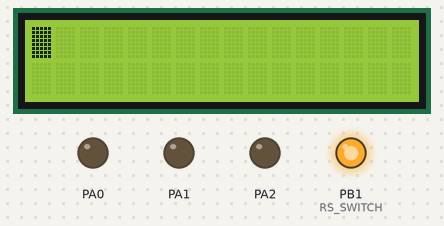
The program below on a simulated ATmega32, built with avr-gcc and emulated at 1 MHz. Shown: 16×2 character LCD, output pins drawn as LEDs (lit = HIGH). Wiring (inferred from the signals the program sends): character LCD (HD44780): RS PA3; R/W PB2; E PB3; data PA4, PA5, PA6, PA7. The character LCD is taken to start in 4-bit mode; pins used as bus, display or sensor lines are not drawn; what the program prints to the serial monitor is not drawn.

Above: at 1.0 s.
Timing chart, 0 to 2.5 s (numbered marks = the images above):
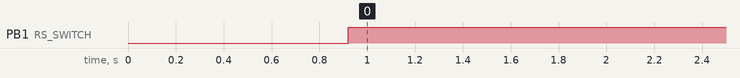

The program:

main.c
```c
/*
 * Lcd_Keypad_Drivers.c
 *
 * Created: 12/26/2022 3:39:57 PM
 * Author :Manal
 */

#include <avr/io.h>
#include "LCD_driver/lcd.h"
//#include "KEYPAD_driver/keypad.h"
#include "MCAL/UART.h"
int main(void)
{
	uint8_t x;
	LCD_INIT();
	//_delay_ms(10);
	//Keypad_init();
	UART_INIT();
	LCD_GOTO_XY(0,0);
	LCD_WRITE_STRING("UART TR");
	UART_Send('M');
	UART_Send('A');
	UART_Send('N');
	UART_Send('A');
	UART_Send('L');
	UART_SendNUMBER32(300);

	//char key_pressed;

        while (1)
    {
		//LCD_GOTO_XY(2,0);
		x=UART_Recieve();
		LCD_WRITE_CHAR(x);
		uint32_t y ;
		y=UART_ReciveNUMBER32();
		LCD_WRITE_CHAR(y);
		/*
		key_pressed = Keypad_getkey();
		switch(key_pressed){
			case 'A':
			break;
			case '?':
			LCD_clear_screen();
			break;
			default:
			LCD_WRITE_CHAR(key_pressed);
			break;
		}
			*/
		}
		return 0 ;
    }
```

lcd.c
```c
/*
 * lcd.c
 *
 * Created: 12/26/2022 3:43:23 PM
 *  Author: Manal
 */
#include "lcd.h"

void LCD_clear_screen(){
	LCD_WRITE_COMMAND(LCD_CLEAR_SCREEN);
}
void LCD_kick(){
	LCD_CTRL |= (1 << ENABLE_SWITCH);
	_delay_ms(50);
	LCD_CTRL &= ~(1 << ENABLE_SWITCH);
}

void LCD_check_lcd_isbusy(void)
{
	DataDIR_LCD_PORT &= ~(0xFF<<DATA_SHIFT); // data is input
	LCD_CTRL |=(1<<RW_SWITCH);//Read mode
	LCD_CTRL &= ~(1<<RS_SWITCH);//command off
	LCD_kick();
	DataDIR_LCD_PORT |=(0xFF<<DATA_SHIFT);
	LCD_CTRL &= ~(1<<RW_SWITCH);
}

void LCD_INIT()
{
	_delay_ms(20);
	DataDIR_LCD_CTRL |= (1<<ENABLE_SWITCH | 1<<RS_SWITCH | 1<<RW_SWITCH);
	LCD_CTRL &= ~ (1<<ENABLE_SWITCH | 1<<RS_SWITCH | 1<<RW_SWITCH);
	DataDIR_LCD_PORT =0xFF; //data in output direction
	LCD_clear_screen();

	#ifdef EIGHT_BIT_MODE
	 LCD_WRITE_COMMAND(LCD_FUNCTION_8BIT_2LINES);
	#endif

	#ifdef FOUR_BIT_MODE
	LCD_WRITE_COMMAND(0x02);
	LCD_WRITE_COMMAND(LCD_FUNCTION_4BIT_2LINES);
	#endif
	LCD_WRITE_COMMAND(LCD_ENTRY_MODE);
	LCD_WRITE_COMMAND(LCD_BEGIN_AT_FIRST_ROW);
	LCD_WRITE_COMMAND(LCD_DISP_ON_CURSOR_BLINK);

}

void LCD_WRITE_COMMAND(unsigned char command){
	#ifdef EIGHT_BIT_MODE
	LCD_check_lcd_isbusy();
	LCD_PORT = command;
	LCD_CTRL &= ~((1 << RS_SWITCH) | (1<<RW_SWITCH));
	_delay_ms(1);
	LCD_kick();
	#endif
	#ifdef FOUR_BIT_MODE
	LCD_check_lcd_isbusy();
	LCD_PORT = (LCD_PORT & 0x0F) | (command & 0xF0);
	LCD_CTRL &= ~ ((1<<RW_SWITCH)|(1<<RS_SWITCH));
	LCD_kick ();
	LCD_PORT = (LCD_PORT & 0x0F) | (command << 4);
	LCD_CTRL &= ~ ((1<<RW_SWITCH)|(1<<RS_SWITCH));
	LCD_kick();
	#endif
}

void LCD_WRITE_CHAR(unsigned char character){
	#ifdef EIGHT_BIT_MODE
	LCD_check_lcd_isbusy();
	LCD_PORT = character;
	LCD_CTRL &= ~(1 << RW_SWITCH);
	LCD_CTRL |= (1 << RS_SWITCH);
	_delay_ms(1);
	LCD_kick();
	#endif
	#ifdef FOUR_BIT_MODE
	//LCD_check_lcd_isbusy();
	LCD_PORT = (LCD_PORT & 0x0F) | (character & 0xF0);
	LCD_CTRL |= 1<<RS_SWITCH; //turn RS ON for Data mode.
	LCD_CTRL &= ~ (1<<RW_SWITCH);//turn RW off so you can write.
	LCD_kick();
	LCD_PORT = (LCD_PORT & 0x0F) | (character << 4);
	LCD_CTRL |= 1<<RS_SWITCH; //turn RS ON for Data mode.
	LCD_CTRL &= ~ (1<<RW_SWITCH);//turn RW off so you can write.
	LCD_kick ();
	#endif
}

void LCD_GOTO_XY(unsigned char line, unsigned char position){
	if (line == 1)
	{
		if (position < 16 && position >= 0)
		{
			LCD_WRITE_COMMAND(LCD_BEGIN_AT_FIRST_ROW+position);
		}
	}
	if (line == 2)
	{
		if (position < 16 && position >= 0)
		{
			LCD_WRITE_COMMAND(LCD_BEGIN_AT_SECOND_ROW+position);
		}
	}
}

void LCD_WRITE_STRING(char* string){
	int count = 0;
	while (*string > 0){
		count++;
		LCD_WRITE_CHAR(*string++);
		if (count == 16)
		{
			LCD_GOTO_XY(2,0);
		}
		else if (count == 32)
		{
			LCD_clear_screen();
			LCD_GOTO_XY(1,0);
			count = 0;
		}
	}
}

void LCD_custom_characters(void)
{
	LCD_WRITE_COMMAND(64);
	LCD_WRITE_CHAR(0);
	LCD_WRITE_CHAR(14);
	LCD_WRITE_CHAR(17);
	LCD_WRITE_CHAR(2);
	LCD_WRITE_CHAR(4);
	LCD_WRITE_CHAR(4);
	LCD_WRITE_CHAR(0);
	LCD_WRITE_CHAR(4);
	LCD_WRITE_COMMAND(LCD_BEGIN_AT_FIRST_ROW);
	LCD_WRITE_CHAR(0);
	_delay_ms(10);
}
```

lcd.h
```c
/*
 * lcd.h
 *
 * Created: 12/26/2022 3:43:05 PM
 *  Author: Manal
 */


#ifndef LCD_H_
#define LCD_H_

#define F_CPU 1000000UL

#include<avr/io.h>
#include<util/delay.h>

#define LCD_PORT PORTA
#define DataDIR_LCD_PORT DDRA
#define LCD_CTRL PORTB
#define DataDIR_LCD_CTRL DDRB

#define RS_SWITCH 1
#define RW_SWITCH 2
#define ENABLE_SWITCH 3
#define DATA_SHIFT 4 // in 8 bit mode 0 and in 4 bit mode 4

//#define EIGHT_BIT_MODE
#define FOUR_BIT_MODE


#define LCD_FUNCTION_8BIT_2LINES   					(0x38)
#define LCD_FUNCTION_4BIT_2LINES   					(0x28)
#define LCD_MOVE_DISP_RIGHT       					(0x1C)
#define LCD_MOVE_DISP_LEFT   						(0x18)
#define LCD_MOVE_CURSOR_RIGHT   					(0x14)
#define LCD_MOVE_CURSOR_LEFT 	  					(0x10)
#define LCD_DISP_OFF   								(0x08)
#define LCD_DISP_ON_CURSOR   						(0x0E)
#define LCD_DISP_ON_CURSOR_BLINK   					(0x0F)
#define LCD_DISP_ON_BLINK   						(0x0D)
#define LCD_DISP_ON   								(0x0C)
#define LCD_ENTRY_DEC   							(0x04)
#define LCD_ENTRY_DEC_SHIFT   						(0x05)
#define LCD_ENTRY_INC_   							(0x06)
#define LCD_ENTRY_INC_SHIFT   						(0x07)
#define LCD_BEGIN_AT_FIRST_ROW						(0x80)
#define LCD_BEGIN_AT_SECOND_ROW						(0xC0)
#define LCD_CLEAR_SCREEN							(0x01)
#define LCD_ENTRY_MODE								(0x06)


void LCD_INIT();
void LCD_WRITE_COMMAND(unsigned char command);
void LCD_WRITE_CHAR(unsigned char character);
void LCD_WRITE_STRING(char* string);
void LCD_check_lcd_isbusy(void);
void LCD_lcd_kick(void);
void LCD_clear_screen();
void LCD_GOTO_XY(unsigned char line, unsigned char position);
void LCD_custom_characters(void);


#endif /* LCD_H_ */
```

UART.c
```c
/*
 * UART.c
 *
 * Created: 1/10/2023 1:41:09 AM
 *  Author: MANAL
 */

 //Functions
 #include "UART.h"
 void UART_INIT(void)
 {
	  //baudrate
	  UBRRL = 51 ;
	  //normal mode
	  CLR_BIT(UCSRA,U2X);


	 //frame
	 //no parity by default
	 //8 bit data by default

	 //enable
	 SET_BIT(UCSRB,TXEN);
	 SET_BIT(UCSRB,RXEN);
 }
 void UART_Send(uint8_t data)
 {
	 while (! READ_BIT(UCSRA,UDRE));
	 UDR = data;

 }
 uint8_t UART_Recieve(void)
 {
	  while (! READ_BIT(UCSRA,RXC));
	return  UDR ;

 }

void UART_SendNUMBER32(uint32_t num)
{
	/*
	UART_Send((uint8_t)num);
	UART_Send((uint8_t)(num>>8));
	UART_Send((uint8_t)(num>>16));
	UART_Send((uint8_t)(num>>24));
	*/
	uint8_t* p =&num ;
	UART_Send(p[0]);
	UART_Send(p[1]);
	UART_Send(p[2]);
	UART_Send(p[3]);
}


uint32_t UART_ReciveNUMBER32(void)
{
	/*
	uint8_t b1 = UART_Recieve();
	uint8_t b2 = UART_Recieve();
	uint8_t b3 = UART_Recieve();
	uint8_t b4 = UART_Recieve();
	uint32_t num = (uint32_t)b1|(uint32_t)(b2<<8) | (uint32_t)(b3<<16) | (uint32_t)(b4<<24);

	*/
	uint32_t num ;
	uint8_t* p =&num ;

	p[0] = UART_Recieve();
	p[1] = UART_Recieve();
	p[2] = UART_Recieve();
	p[3] = UART_Recieve();

	return num ;
}
```

UART.h
```c
/*
 * UART.h
 *
 * Created: 1/10/2023 1:42:15 AM
 *  Author: MANAL
 */


#ifndef UART_H_
#define UART_H_

#define F_CPU 1000000UL

#include<avr/io.h>
#include<util/delay.h>

#define CLR_BIT(REG,BIT)   REG&= ~(1<<BIT)
#define SET_BIT(REG,BIT)   REG|=(1<<BIT)
#define READ_BIT(REG,BIT)   (REG>>BIT)&1
//APIS
void UART_INIT(void);
void UART_Send(uint8_t data);
uint8_t UART_Recieve(void);
uint32_t UART_ReciveNUMBER32(void);
void UART_SendNUMBER32(uint32_t num);


#endif /* UART_H_ */
```

Measured:
- by itself, PB1 (RS_SWITCH): LOW → HIGH at 0.92 s
